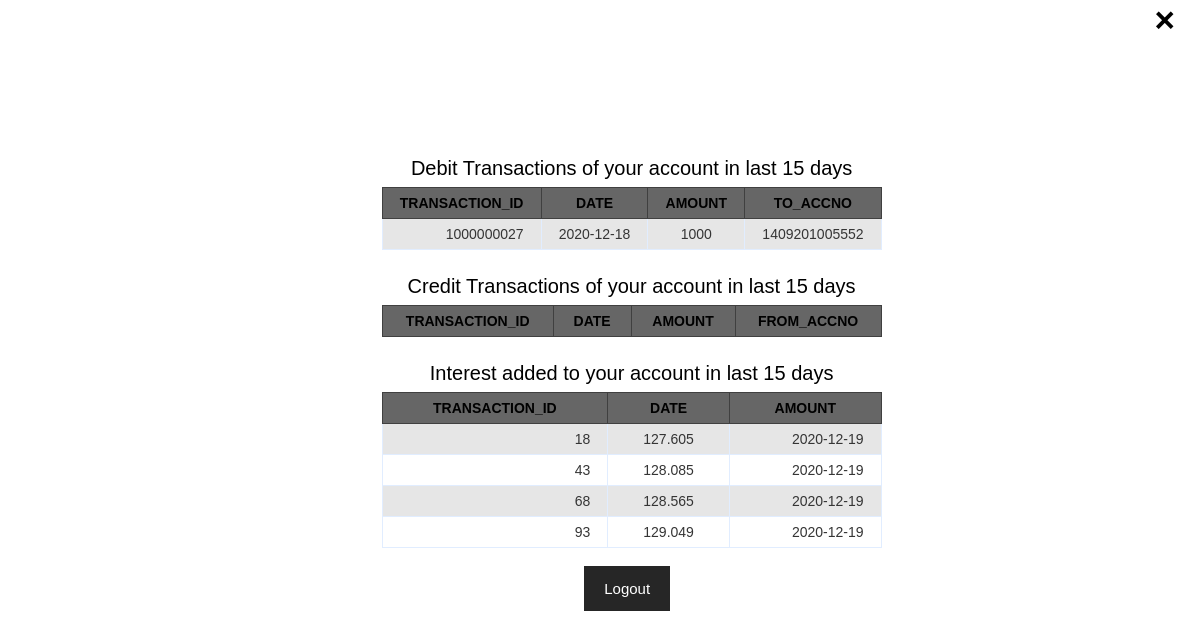
/testf1/fday.php (signed in), run on the app's committed database.
### tables this page shows
CREATE TABLE `transaction` (
  `transid` int(10) unsigned NOT NULL AUTO_INCREMENT,
  `transdate` date NOT NULL,
  `amount` decimal(8,0) unsigned NOT NULL,
  `custid` decimal(8,0) unsigned NOT NULL,
  `accno` decimal(13,0) unsigned NOT NULL,
  `to_acc` decimal(13,0) unsigned NOT NULL,
  PRIMARY KEY (`transid`,`to_acc`,`accno`,`custid`),
  UNIQUE KEY `transid_UNIQUE` (`transid`),
  KEY `custom_id_idx` (`custid`),
  KEY `toacc` (`to_acc`),
  KEY `acc_no` (`accno`),
  CONSTRAINT `acc_no` FOREIGN KEY (`accno`) REFERENCES `account` (`accno`) ON DELETE CASCADE,
  CONSTRAINT `custom_id` FOREIGN KEY (`custid`) REFERENCES `customer` (`custid`) ON DELETE CASCADE,
  CONSTRAINT `toacc` FOREIGN KEY (`to_acc`) REFERENCES `account` (`accno`) ON DELETE CASCADE
);

CREATE TABLE `acc_interest` (
  `accid` decimal(13,0) NOT NULL,
  `difadded` float NOT NULL,
  `id` int(11) NOT NULL AUTO_INCREMENT,
  `adate` date NOT NULL,
  PRIMARY KEY (`id`),
  KEY `accoid_idx` (`accid`),
  CONSTRAINT `accoid` FOREIGN KEY (`accid`) REFERENCES `account` (`accno`) ON DELETE CASCADE ON UPDATE CASCADE
);

### testf1/fday.php (the view, shortened to what this page needs)
<html>
<head>
	<link rel="stylesheet" type="text/css" href="s2.css" />
</head>
<body>
	<div class="container">
		<form>
			<div class="imgcontainer"> <span onclick="window.location.href = 'tabs1.php'" class="close" title="Close">&times;</span> </div>
			<div class="container">
				<table class="data-table">
					<caption class="title" style="text-align: center; font-size: 20px; ">Debit Transactions of your account in last 15 days</caption>
					<thead>
						<tr>
							<th>Transaction_id</th>
							<th>Date</th>
							<th>Amount</th>
							<th>To_Accno</th>
						</tr>
					</thead>
					<tbody>
						<?php
   						include("dbcon.php");
       						$accno = $_SESSION['accno'];
       						$accno = mysqli_real_escape_string($db, $accno);
       						$date   = date("Y-m-d");
       						if (mysqli_multi_query($db, "SELECT * from transaction where accno='$accno' and transdate >= DATE_ADD( '$date',INTERVAL -15 DAY)  order by transdate ")  or die('SQL Error: ' . mysqli_error($db))) {
           						do {
               						if ($result1 = mysqli_store_result($db)) {
										while ($row = mysqli_fetch_row($result1)) {
                       						echo '<tr>
											<td>'.$row[0].'</td>
											<td>'.$row[1].'</td>
											<td>'.$row[2].'</td>
											<td>'.$row[5].'</td>
											</tr>';
                   						}
               						}
           						} while (mysqli_next_result($db));
       						}
   						?>
					</tbody>
				</table>
				<br>
				<table class="data-table">
					<caption class="title" style="text-align: center; font-size: 20px; ">Credit Transactions of your account in last 15 days</caption>
					<thead>
						<tr>
							<th>Transaction_id</th>
							<th>Date</th>
							<th>Amount</th>
							<th>From_Accno</th>
						</tr>
					</thead>
						<?php
       						$date   = date("Y-m-d");
   						?>
				</table>
				<br>
				<table class="data-table">
					<caption class="title" style="text-align: center; font-size: 20px; ">Interest added to your account in last 15 days</caption>
					<thead>
						<tr>
							<th>Transaction_id</th>
							<th>Date</th>
							<th>Amount</th>
						</tr>
					</thead>
					<tbody>
						<?php
   						include("dbcon.php");
       						$accno = $_SESSION['accno'];
       						$accno = mysqli_real_escape_string($db, $accno);
       						if (mysqli_multi_query($db, "SELECT * from acc_interest where accid='$accno' and adate >= DATE_ADD( '$date',INTERVAL -15 DAY) order by adate ")  or die('SQL Error: ' . mysqli_error($db))) {
           						do {
               						if ($result1 = mysqli_store_result($db)) {
                   						while ($row = mysqli_fetch_row($result1)) {
                       						echo '<tr>
											<td>'.$row[2].'</td>
											<td>'.$row[1].'</td>
											<td>'.$row[3].'</td>
											</tr>';
                   						}
               						}
           						} while (mysqli_next_result($db));
       						}
   						?>
					</tbody>
				</table>
			</div>
			<br>
			<button type="button" onclick="window.location.href= 'index.php'" class="cancelbtn">Logout</button>
		</form>
	</div>
</body>
</html>

### testf1/s2.css (style rules this page uses)
body { font-family: Arial, Helvetica, sans-serif; }
form { width: 80%; margin: 150px; }
table { margin: auto; font-size: 12px; }
table td { transition: all .5s; text-align: center; }
.data-table { border-collapse: collapse; font-size: 14px; min-width: 500px; }
.data-table th, .data-table td { border: 1px solid #e1edff; padding: 7px 17px; }
.data-table caption { margin: 7px; }
.data-table thead th { background-color: #666666; border-color: #404040; text-transform: uppercase; }
.data-table tbody td { color: #353535; }
.data-table tbody td:first-child, .data-table tbody td:nth-child(4), .data-table tbody td:last-child { text-align: right; }
.data-table tbody tr:nth-child(odd) td { background-color: #e6e6e6; }
.close { position: absolute; right: 25px; top: 0; color: #000; font-size: 35px; font-weight: bold; }
button { background-color: #262626; color:white; padding: 14px 20px; margin-left: 45%; border: none; cursor: pointer; width: auto; font-size: 15px; }

### data on the page
transaction: transid "1000000027", transdate "2020-12-18", amount "1000", to_acc "1409201005552"
acc_interest: id "18", difadded "127.605", adate "2020-12-19"
acc_interest: id "43", difadded "128.085", adate "2020-12-19"
acc_interest: id "68", difadded "128.565", adate "2020-12-19"
acc_interest: id "93", difadded "129.049", adate "2020-12-19"
